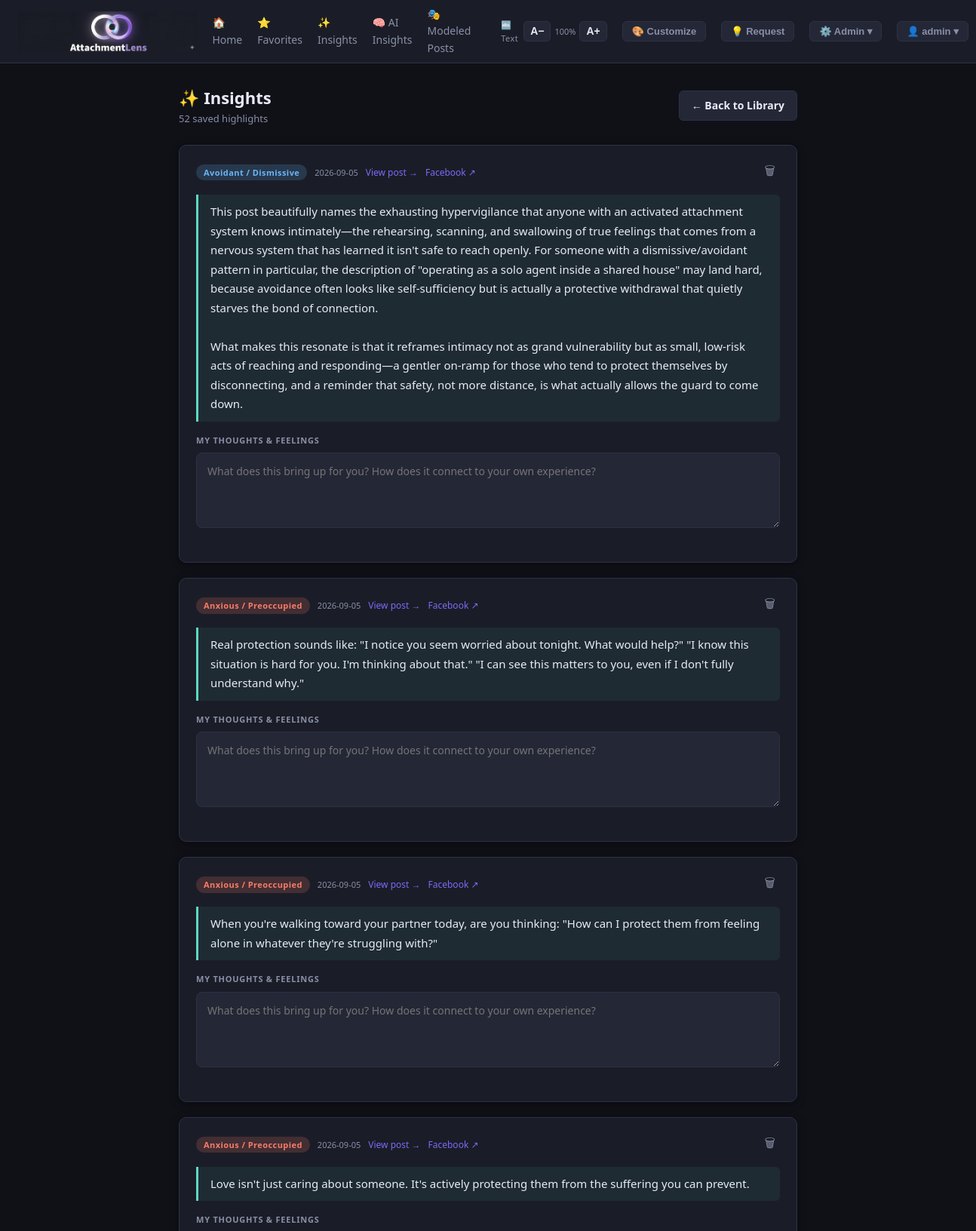
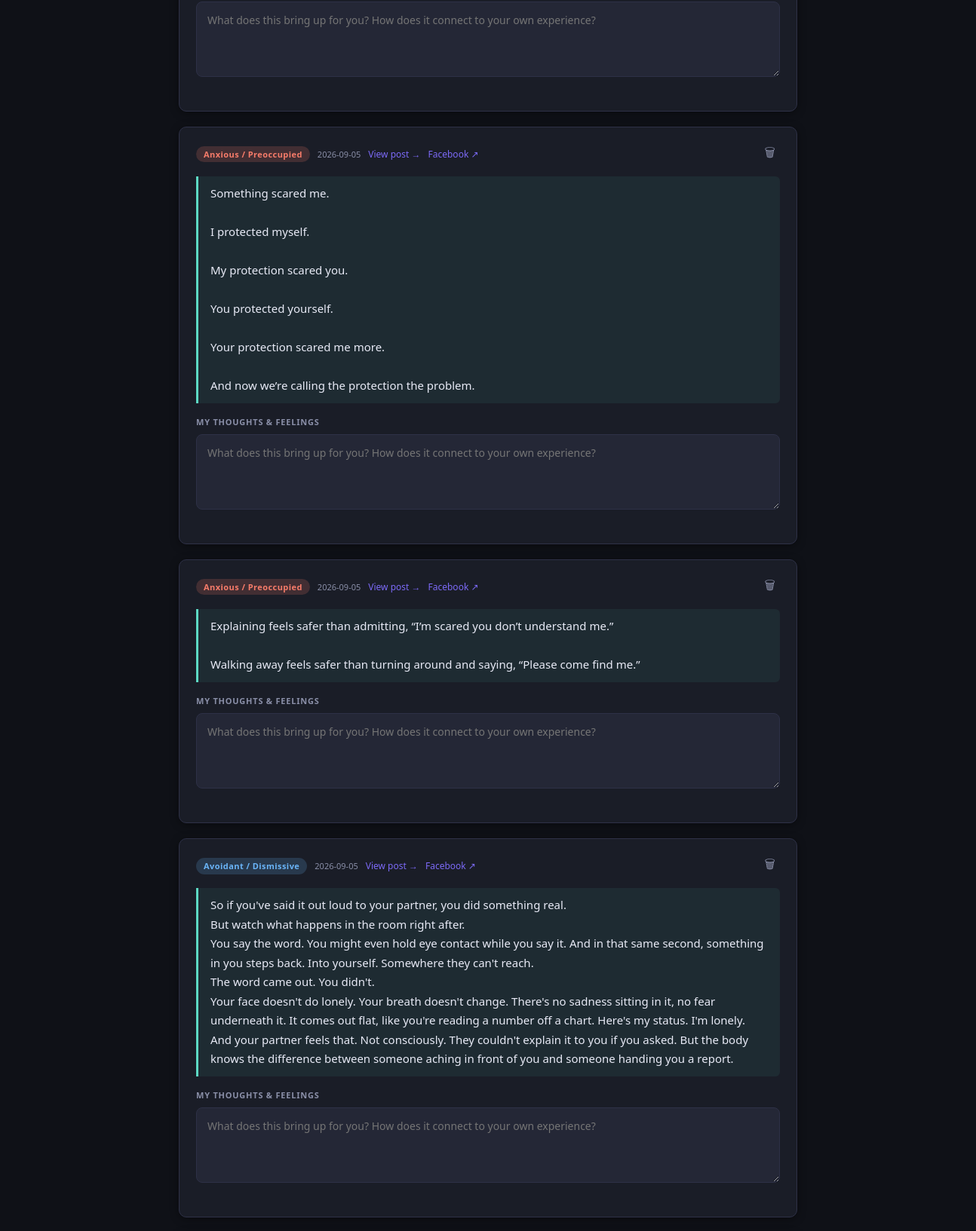
/insights (signed in, upper part), run on the app's committed database (2 pictures, top to bottom).
### tables this page shows
CREATE TABLE users (
                id INTEGER PRIMARY KEY AUTOINCREMENT,
                username TEXT UNIQUE NOT NULL,
                password_hash TEXT NOT NULL,
                created_at TEXT DEFAULT (datetime('now'))
            );

CREATE TABLE insights (
                id INTEGER PRIMARY KEY AUTOINCREMENT,
                post_id INTEGER,
                highlighted_text TEXT NOT NULL,
                my_thoughts TEXT DEFAULT '',
                created_at TEXT DEFAULT (datetime('now'))
            , user_id INTEGER);

CREATE TABLE posts (
                id INTEGER PRIMARY KEY AUTOINCREMENT,
                original_text TEXT NOT NULL,
                revised_text TEXT,
                date_label TEXT,
                post_url TEXT,
                category TEXT NOT NULL,
                is_revised INTEGER DEFAULT 0,
                imported_at TEXT DEFAULT (datetime('now'))
            , popularity INTEGER DEFAULT 0, is_favorite INTEGER DEFAULT 0, likes INTEGER DEFAULT 0, comments INTEGER DEFAULT 0, date_label_locked INTEGER DEFAULT 0);

### app.py (the view)
@app.route('/insights')
@login_required
def insights_page():
    uid = current_user_id()
    with get_db() as conn:
        rows = conn.execute('''
            SELECT i.id, i.post_id, i.highlighted_text, i.my_thoughts, i.created_at,
                   p.category, p.post_url
            FROM insights i
            LEFT JOIN posts p ON i.post_id = p.id
            WHERE i.user_id = ?
            ORDER BY i.id DESC
        ''', (uid,)).fetchall()
    return render_template('insights.html', insights=rows)

### app.py (called while the page is built)
def get_db():
    conn = sqlite3.connect(DB)
    conn.row_factory = sqlite3.Row
    return conn

def current_user_id():
    return session.get('user_id', 1)

def login_required(f):
    @wraps(f)
    def decorated(*args, **kwargs):
        if 'user_id' not in session:
            if request.method != 'GET':
                return jsonify({'error': 'Session expired — please reload the page and log in again.'}), 401
            return redirect(url_for('login', next=request.path))
        return f(*args, **kwargs)
    return decorated

def get_all_users():
    with get_db() as conn:
        return conn.execute('SELECT id, username FROM users ORDER BY username').fetchall()

@app.context_processor
def inject_globals():
    try:
        users = get_all_users()
    except Exception as e:
        users = []
    return {'users': users, 'session': session}

### templates/insights.html (shortened to what this page needs)
{% extends "base.html" %}
{% block content %}
<div class="insights-page">
  <div class="page-header">
    <div>
      <h1>✨ Insights</h1>
      <div class="count">{{ insights|length }} saved highlight{{ 's' if insights|length != 1 }}</div>
    </div>
    <a href="/" class="btn btn-secondary">← Back to Library</a>
  </div>
  {% for ins in insights %}
  <div class="insight-card" id="ins-{{ ins.id }}">
    <div class="ins-meta">
      {% if ins.category %}
        {% set ck = ins.category.split('/')[0].strip().split(' ')[0] %}
        <span class="cat-badge cat-{{ ck }}">{{ ins.category }}</span>
      {% endif %}
      <span class="ins-date">{{ ins.created_at[:10] if ins.created_at }}</span>
      {% if ins.post_id %}
        <a class="ins-link" href="/post/{{ ins.post_id }}">View post →</a>
      {% endif %}
      {% if ins.post_url %}
        <a class="ins-link" href="{{ ins.post_url }}" target="_blank">Facebook ↗</a>
      {% endif %}
      <button class="ins-delete" onclick="deleteInsight({{ ins.id }})" title="Remove insight">🗑</button>
    </div>
    <blockquote class="highlighted-quote">{{ ins.highlighted_text }}</blockquote>
    <div class="thoughts-label">My Thoughts &amp; Feelings</div>
    <textarea class="thoughts-area" id="thoughts-{{ ins.id }}"
              placeholder="What does this bring up for you? How does it connect to your own experience?"
              onblur="saveThoughts({{ ins.id }})"
              oninput="markDirty({{ ins.id }})">{{ ins.my_thoughts or '' }}</textarea>
    <div class="save-status" id="status-{{ ins.id }}"></div>
  </div>
  {% endfor %}
</div>
{% endblock %}

### templates/base.html (shortened to what this page needs)
<!DOCTYPE html>
<html lang="en">
<head>
</head>
<body>
<nav>
  <a href="/" class="brand">
    <img src="/static/images/logo.png" alt="AttachmentLens" onerror="this.style.display='none';this.nextElementSibling.style.display='inline'">
  </a>
  <a href="/" class="nav-link">🏠 Home</a>
  <a href="/#favorites" class="nav-link">⭐ Favorites</a>
  <a href="/insights" class="nav-link">✨ Insights</a>
  <a href="/ai-insights" class="nav-link">🧠 AI Insights</a>
  <a href="/modeled-posts" class="nav-link">🎭 Modeled Posts</a>
  <div class="font-ctrl">
    <span class="font-label">🔤 Text</span>
    <button class="font-btn" onclick="adjustFont(-1)" title="Decrease font size">A−</button>
    <span class="font-size-display" id="font-size-display">15</span>
    <button class="font-btn" onclick="adjustFont(1)" title="Increase font size">A+</button>
  </div>
  <button class="cust-nav-btn" onclick="openCustomization()" title="Customize theme, fonts, and colors">🎨 Customize</button>
  <button class="fr-nav-btn" onclick="openFeatureRequest()">💡 Request</button>
  <div class="nav-menu" id="admin-menu">
    <button class="nav-menu-btn" onclick="toggleMenu('admin-dropdown', event)">⚙️ Admin ▾</button>
  </div>
  {% if session.get('username') %}
  <div class="nav-menu" id="user-menu">
    <button class="nav-menu-btn" onclick="toggleMenu('user-dropdown', event)">👤 {{ session.get('username') }} ▾</button>
  </div>
  {% endif %}
</nav>
<div id="page-content">{% block content %}{% endblock %}</div>
</body>
</html>

### templates/base.html (style rules this page uses)
:root { --bg: #0f1117; --surface: #1a1d27; --surface2: #242736; --border: #2e3147; --accent: #7c6af7; --accent2: #5dd9c4; --text: #e8eaf6; --muted: #8a8fa8; --anxious: #f77c6a; --avoidant: #6ab4f7; --fearful: #c96af7; --secure: #5dd99c; --healing: #f7c96a; --general: #8a8fa8; --revised-badge: #f7a26a; --radius: 10px; --shadow: 0 2px 12px rgba(0,0,0,0.4); --font-family: 'Segoe UI', system-ui, sans-serif; --base-font-size: 15px; }
* { box-sizing: border-box; margin: 0; padding: 0; }
body { background: var(--bg); color: var(--text); font-family: var(--font-family); font-size: var(--base-font-size); line-height: 1.6; }
a { color: var(--accent); text-decoration: none; }
nav { position: sticky; top: 0; z-index: 200; background: var(--surface); border-bottom: 1px solid var(--border); padding: 8px 24px; display: flex; align-items: center; gap: 20px; min-height: 70px; }
.font-ctrl { display: flex; align-items: center; gap: 5px; }
.font-label { font-size: 11px; color: var(--muted); letter-spacing: .04em; margin-right: 2px; }
.font-btn { background: var(--surface2); border: 1px solid var(--border); color: var(--text); border-radius: 5px; cursor: pointer; padding: 2px 8px; font-size: 14px; font-weight: 700; line-height: 1.5; transition: border-color .15s; }
.font-size-display { font-size: 11px; color: var(--muted); min-width: 28px; text-align: center; }
nav .brand { display: flex; align-items: center; text-decoration: none; }
nav .brand img { height: 54px; width: auto; }
nav a.nav-link { color: var(--muted); font-size: 14px; }
.btn { display: inline-flex; align-items: center; gap: 6px; padding: 8px 16px; border-radius: 6px; border: none; cursor: pointer; font-size: 14px; font-weight: 600; transition: opacity .15s, transform .1s; }
.btn-secondary { background: var(--surface2); color: var(--text); border: 1px solid var(--border); }
.cat-badge { display: inline-block; padding: 2px 10px; border-radius: 20px; font-size: 11px; font-weight: 700; letter-spacing: .04em; }
.cat-Anxious { background: rgba(247,124,106,.18); color: var(--anxious); }
.cat-Avoidant { background: rgba(106,180,247,.18); color: var(--avoidant); }
.nav-menu { position: relative; }
.nav-menu-btn { background: var(--surface2); border: 1px solid var(--border); color: var(--muted); border-radius: 6px; cursor: pointer; padding: 5px 12px; font-size: 13px; font-weight: 600; transition: border-color .15s, color .15s; white-space: nowrap; }
.fr-nav-btn { background: var(--surface2); border: 1px solid var(--border); color: var(--muted); border-radius: 6px; cursor: pointer; padding: 5px 12px; font-size: 13px; font-weight: 600; transition: border-color .15s, color .15s; white-space: nowrap; }
.cust-nav-btn { background: var(--surface2); border: 1px solid var(--border); color: var(--muted); border-radius: 6px; cursor: pointer; padding: 5px 12px; font-size: 13px; font-weight: 600; transition: border-color .15s, color .15s; white-space: nowrap; }

### data on the page
users: get "admin"
insights: category "Avoidant / Dismissive", created_at "2026-09-05", highlighted_text "This post beautifully names the exhausting hypervigilance that anyone with an activated attachment system knows intimately—the rehearsing, scanning, and swallowing of true feelings that comes from a nervous system that has learned it isn't safe to reach openly. For someone with a dismissive/avoidant pattern in particular, the description of \"operating as a solo agent inside a shared house\" may land hard, because avoidance often looks like self-sufficiency but is actually a protective withdrawal that quietly starves the bond of connection. What makes this resonate is that it reframes intimacy not as grand vulnerability but as small, low-risk acts of reaching and responding—a gentler on-ramp…", id "What does this bring up for you? How does it connect to your own experience?"
insights: category "Anxious / Preoccupied", created_at "2026-09-05", highlighted_text "Real protection sounds like: \"I notice you seem worried about tonight. What would help?\" \"I know this situation is hard for you. I'm thinking about that.\" \"I can see this matters to you, even if I don't fully understand why.\"", id "What does this bring up for you? How does it connect to your own experience?"
insights: category "Anxious / Preoccupied", created_at "2026-09-05", highlighted_text "When you're walking toward your partner today, are you thinking: \"How can I protect them from feeling alone in whatever they're struggling with?\"", id "What does this bring up for you? How does it connect to your own experience?"
insights: category "Anxious / Preoccupied", created_at "2026-09-05", highlighted_text "Love isn't just caring about someone. It's actively protecting them from the suffering you can prevent.", id "What does this bring up for you? How does it connect to your own experience?"
insights: category "Anxious / Preoccupied", created_at "2026-09-05", highlighted_text "Something scared me. I protected myself. My protection scared you. You protected yourself. Your protection scared me more. And now we’re calling the protection the problem.", id "What does this bring up for you? How does it connect to your own experience?"
insights: category "Anxious / Preoccupied", created_at "2026-09-05", highlighted_text "Explaining feels safer than admitting, “I’m scared you don’t understand me.” Walking away feels safer than turning around and saying, “Please come find me.”", id "What does this bring up for you? How does it connect to your own experience?"
insights: category "Avoidant / Dismissive", created_at "2026-09-05", highlighted_text "So if you've said it out loud to your partner, you did something real. But watch what happens in the room right after. You say the word. You might even hold eye contact while you say it. And in that same second, something in you steps back. Into yourself. Somewhere they can't reach. The word came out. You didn't. Your face doesn't do lonely. Your breath doesn't change. There's no sadness sitting in it, no fear underneath it. It comes out flat, like you're reading a number off a chart. Here's my status. I'm lonely. And your partner feels that. Not consciously. They couldn't explain it to you if you asked. But the body knows the difference between someone aching in front of you and someone…", id "What does this bring up for you? How does it connect to your own experience?"

### other printed values
{{ insights|length }} "52"
{{ 's' if insights|length != 1 }} "s"
